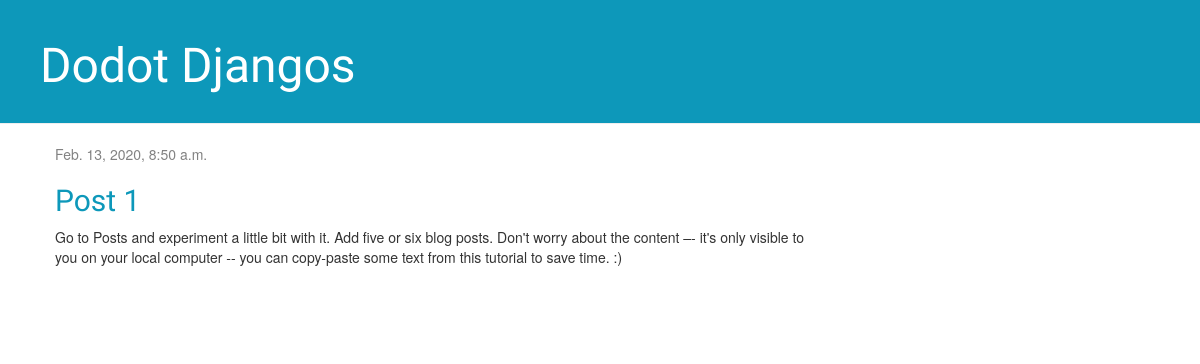
The app's page /post/1/ with its own data.
### blog/models.py (models this page shows, shortened)
class Post(models.Model):
    author = models.ForeignKey(settings.AUTH_USER_MODEL, on_delete=models.CASCADE)
    title = models.CharField(max_length=200)
    text = models.TextField()
    created_date = models.DateTimeField(default=timezone.now)
    published_date = models.DateTimeField(blank=True, null=True)

### blog/views.py (the view)
# urls.py: path('post/<int:pk>/', views.post_detail, name='post_detail'),
def post_detail(request, pk):
    post = get_object_or_404(Post, pk=pk)
    return render(request, 'blog/post_detail.html', {'post': post})

### blog/templates/blog/post_detail.html (shortened to what this page needs)
{% extends 'blog/base.html' %}
{% block content %}
    <div class="post">
        {%  if post.published_date %}
            <div class="date">
                {{ post.published_date }}
            </div>
        {% endif %}
        <h2>{{ post.title }}</h2>
        <p>{{ post.text|linebreaksbr }}</p>
    </div>
{% endblock %}

### blog/static/css/blog.css (style rules this page uses)
h1, h2, h3, h4 { font-family: 'Lobster', cursive; }
.date { color: #828282; }
.post { margin-bottom: 70px; }
.post h2, .post h2 a, .post h2 a:visited { color:#0d98ba; }

### records on screen
Post: published_date "Feb. 13, 2020, 8:50 a.m.", title "Post 1", text "Go to Posts and experiment a little bit with it. Add five or six blog posts. Don't worry about the content –- it's only visible to you on your local computer -- you can copy-paste some text from this tutorial to save time. :)"
